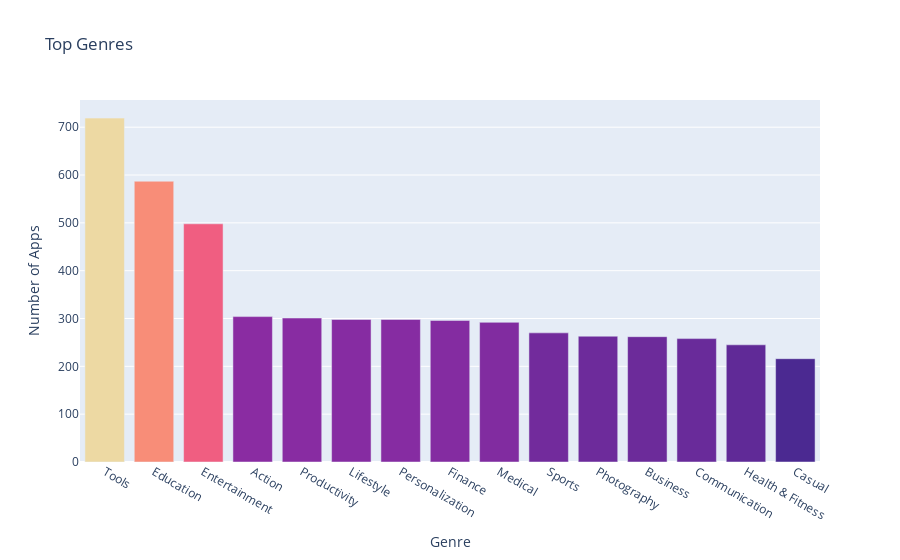

Write notebook code for a chart like this one.
### Code cell
bar_genres = px.bar(
            x = num_genres.index[:15],
            y = num_genres.values[:15],
            title='Top Genres', 
            color = num_genres.values[:15],
            color_continuous_scale="Agsunset"
)

bar_genres.update_layout(
                xaxis_title='Genre',
                yaxis_title='Number of Apps',
                coloraxis_showscale=False
)

bar_genres.show();

### Figure 1 — Plotly figure (JSON) as saved in the notebook; plotly's stock layout.template omitted (floating-point values rounded to 4 significant figures)
{"data": [{"alignmentgroup": "True", "hovertemplate": "x=%{x}<br>y=%{y}<br>color=%{marker.color}<extra></extra>", "legendgroup": "", "marker": {"color": [719, 587, 498, 304, 301, 298, 298, 296, 292, 270, 263, 262, 258, 245, 216], "coloraxis": "coloraxis"}, "name": "", "offsetgroup": "", "orientation": "v", "showlegend": false, "textposition": "auto", "type": "bar", "x": ["Tools", "Education", "Entertainment", "Action", "Productivity", "Lifestyle", "Personalization", "Finance", "Medical", "Sports", "Photography", "Business", "Communication", "Health & Fitness", "Casual"], "xaxis": "x", "y": [719, 587, 498, 304, 301, 298, 298, 296, 292, 270, 263, 262, 258, 245, 216], "yaxis": "y"}], "layout": {"barmode": "relative", "coloraxis": {"colorbar": {"title": {"text": "color"}}, "colorscale": [[0, "rgb(75, 41, 145)"], [0.1667, "rgb(135, 44, 162)"], [0.3333, "rgb(192, 54, 157)"], [0.5, "rgb(234, 79, 136)"], [0.6667, "rgb(250, 120, 118)"], [0.8333, "rgb(246, 169, 122)"], [1, "rgb(237, 217, 163)"]], "showscale": false}, "legend": {"tracegroupgap": 0}, "title": {"text": "Top Genres"}, "xaxis": {"anchor": "y", "domain": [0, 1], "title": {"text": "Genre"}}, "yaxis": {"anchor": "x", "domain": [0, 1], "title": {"text": "Number of Apps"}}}}
